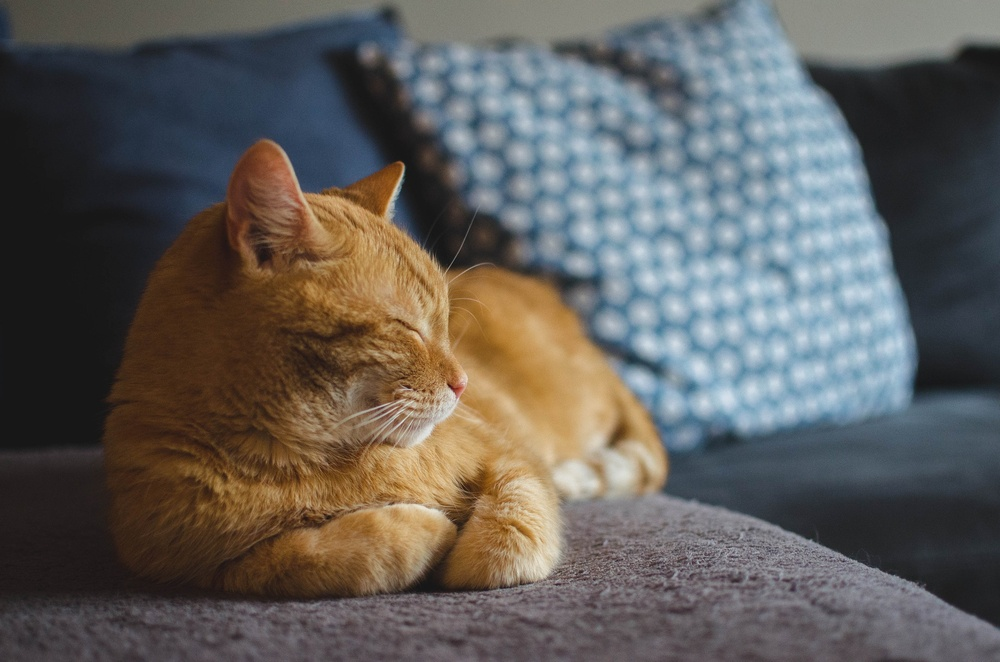
#> input picture Computer-Vision/opencv-course/images/cat.jpg, 1000 x 662 px, shrunk from 1920 x 1271 before the run
$ python contours.py
#> lines starting #> are read from the running program, lines starting #| are printed output that depends on the picture; after the words box and inside, x2 and y2 are one past the last pixel; in counts of white or black regions, pixels touching at a corner belong together
import cv2 as cv
import numpy as np

if __name__ == '__main__':
    img = cv.imread('images/cat.jpg')
#> img is the input picture: shape (662, 1000, 3); mean B, G, R 90.7, 94.1, 97
    cv.imshow('Cat', img)

    blank = np.zeros(img.shape, dtype='uint8')

    gray = cv.cvtColor(img, cv.COLOR_BGR2GRAY)
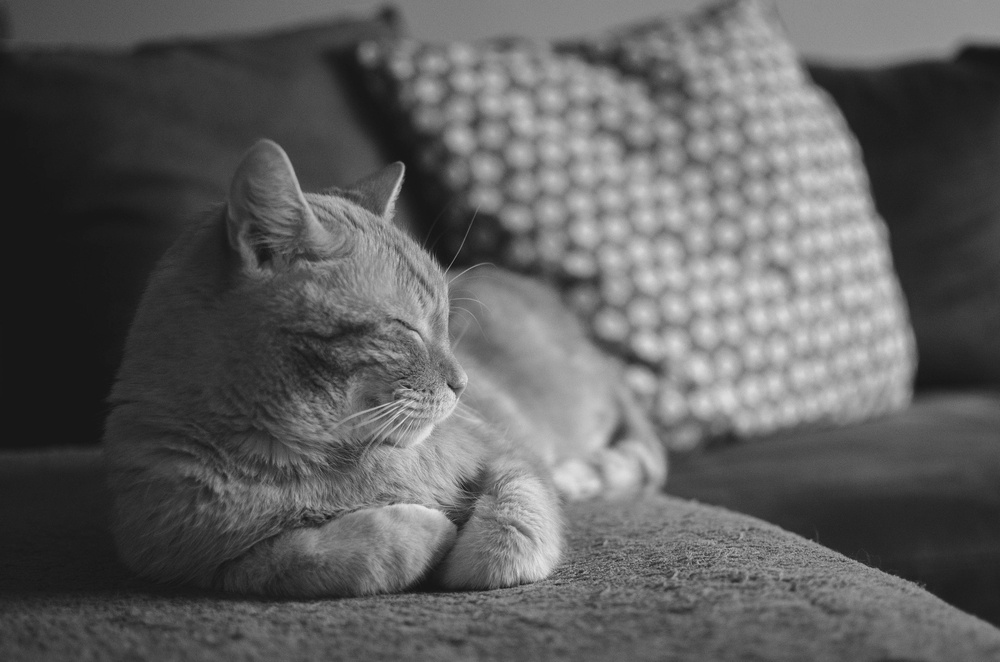
#> gray: shape (662, 1000); min 15, max 231, mean 94.6
    cv.imshow('Gray', gray)

    blur = cv.GaussianBlur(gray, (5, 5), cv.BORDER_DEFAULT)
    cv.imshow('Gaussian Blur', blur)

    canny = cv.Canny(blur, 125, 175)
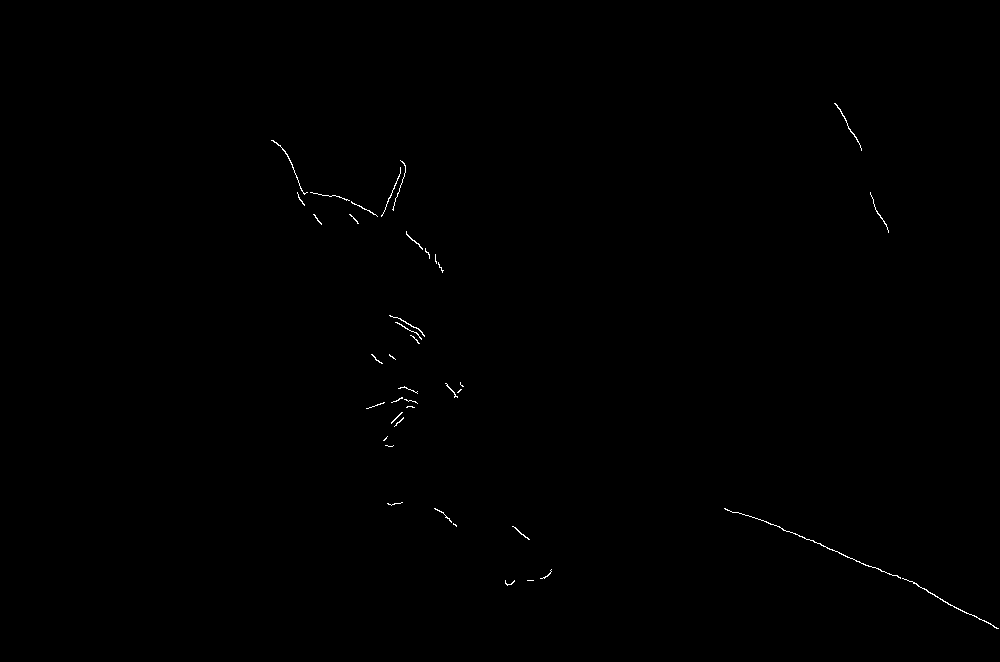
#> canny: shape (662, 1000); 0.2% white in thin lines or dots, all inside (x1, y1, x2, y2) = (271, 103, 999, 629)
    cv.imshow('Canny Edges', canny)

    ret, thresh = cv.threshold(gray, 125, 255, cv.THRESH_BINARY)
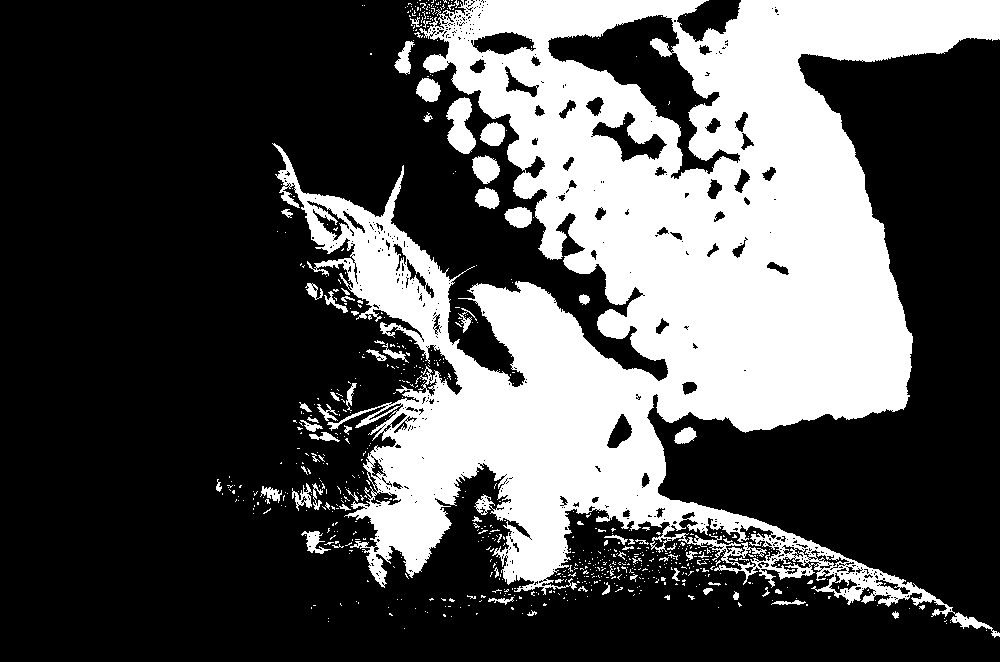
#> thresh: shape (662, 1000); 31.7% white; 724 white regions (653 under 20 px)
    cv.imshow('Thresh', canny)

    contours, hierachies = cv.findContours(thresh, cv.RETR_LIST, cv.CHAIN_APPROX_SIMPLE)
#> contours = 1528 contours, 1383 with area under 20; largest, box (x1, y1, x2, y2) and area: (272, 0, 1000, 638) 216544, (547, 14, 741, 180) 9162, (663, 517, 782, 568) 1904, (591, 111, 668, 163) 1408, (446, 97, 476, 154) 1012
    print(f'Contours({len(contours)} found!)')
#| Contours(1528 found!)

    cv.drawContours(blank, contours, -1, (0, 0, 255), 2)
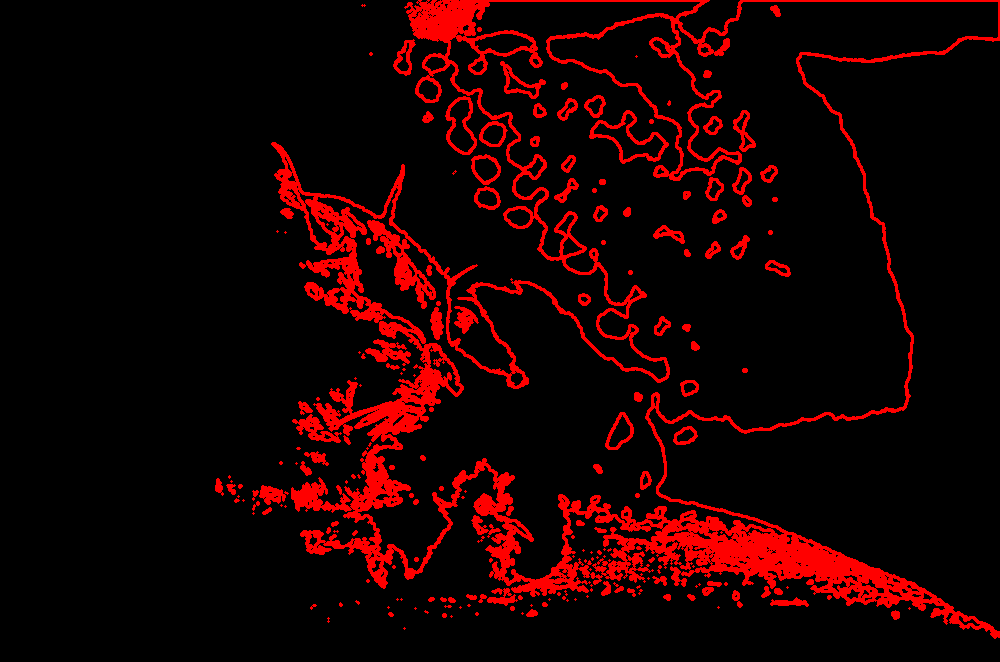
#> blank: shape (662, 1000, 3); mean of channels 0, 1, 2 0, 0, 27; drawn as B, G, R
    cv.imshow('Contours Draw', blank)

    cv.waitKey(0)

$ run again, with Computer-Vision/opencv-course/images/dog1.jpeg copied over Computer-Vision/opencv-course/images/cat.jpg
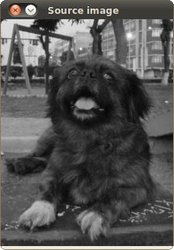
#> input picture Computer-Vision/opencv-course/images/dog1.jpeg, 174 x 250 px
#> img is the input picture: shape (250, 174, 3); mean B, G, R 82.6, 83.6, 84.1
#> `canny = cv.Canny(blur, 125, 175)`:
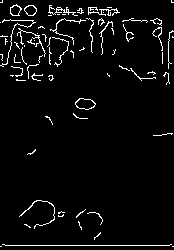
#> canny: shape (250, 174); 4.3% white in thin lines or dots
#> thresh: shape (250, 174); 19.1% white; 111 white regions (82 under 20 px)
#> contours = 155 contours, 131 with area under 20; largest, box (x1, y1, x2, y2) and area: (0, 113, 51, 155) 1382, (123, 19, 164, 79) 1258, (52, 19, 94, 58) 810, (18, 30, 46, 75) 526, (0, 19, 35, 66) 520
#| Contours(155 found!)
#> `cv.drawContours(blank, contours, -1, (0, 0, 255), 2)`:
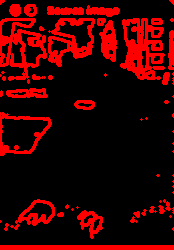
#> blank: shape (250, 174, 3); mean of channels 0, 1, 2 0, 0, 51.6; drawn as B, G, R

$ run again, with Computer-Vision/opencv-course/images/grouppeople.jpeg copied over Computer-Vision/opencv-course/images/cat.jpg
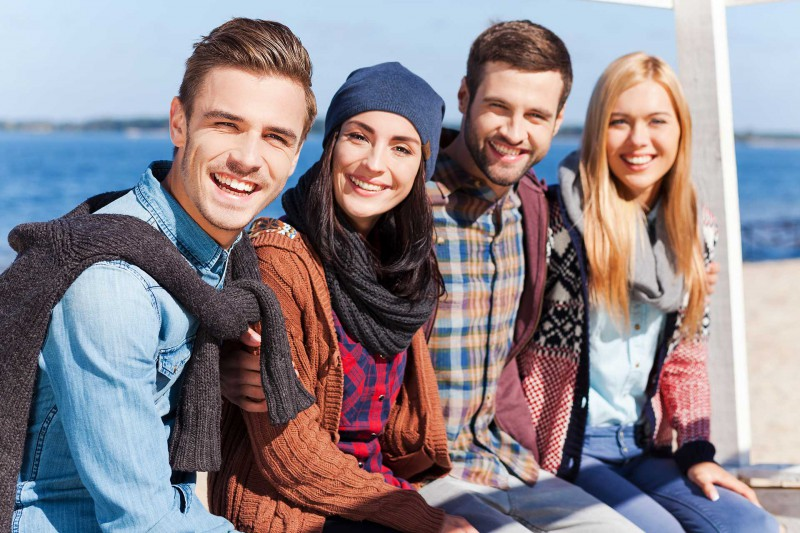
#> input picture Computer-Vision/opencv-course/images/grouppeople.jpeg, 800 x 533 px
#> img is the input picture: shape (533, 800, 3); mean B, G, R 139.7, 132.6, 141.4
#> canny: shape (533, 800); 3.7% white in thin lines or dots
#> `ret, thresh = cv.threshold(gray, 125, 255, cv.THRESH_BINARY)`:
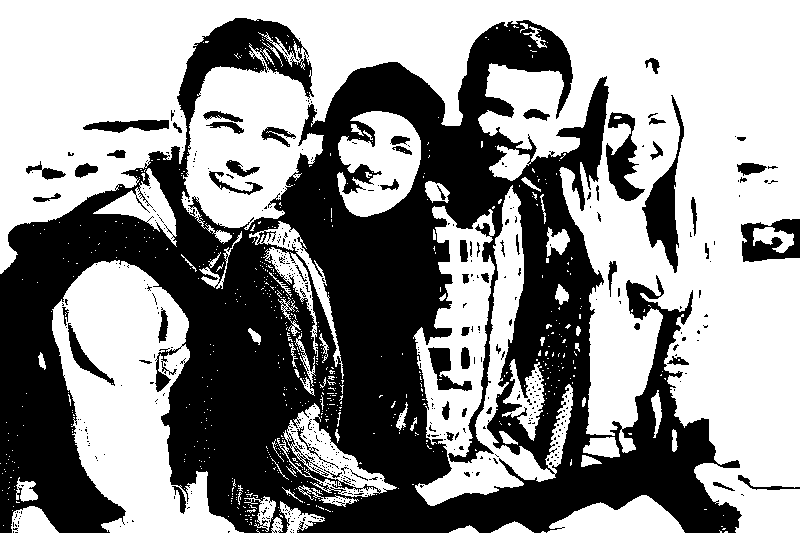
#> thresh: shape (533, 800); 56.4% white; 532 black regions (473 under 20 px)
#> contours = 1703 contours, 1559 with area under 20; largest, box (x1, y1, x2, y2) and area: (0, 0, 800, 533) 172027, (52, 260, 244, 533) 27556, (413, 185, 573, 506) 20504, (337, 111, 421, 217) 5690, (277, 403, 397, 497) 3682
#| Contours(1703 found!)
#> `cv.drawContours(blank, contours, -1, (0, 0, 255), 2)`:
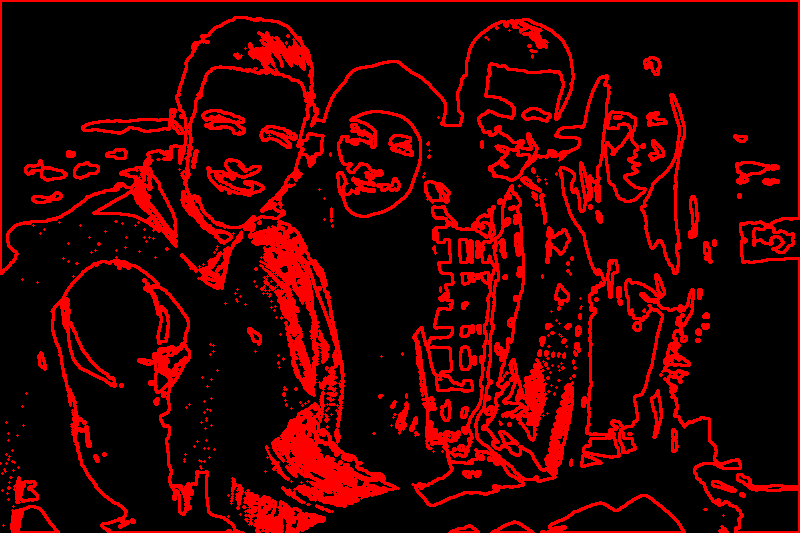
#> blank: shape (533, 800, 3); mean of channels 0, 1, 2 0, 0, 48; drawn as B, G, R
